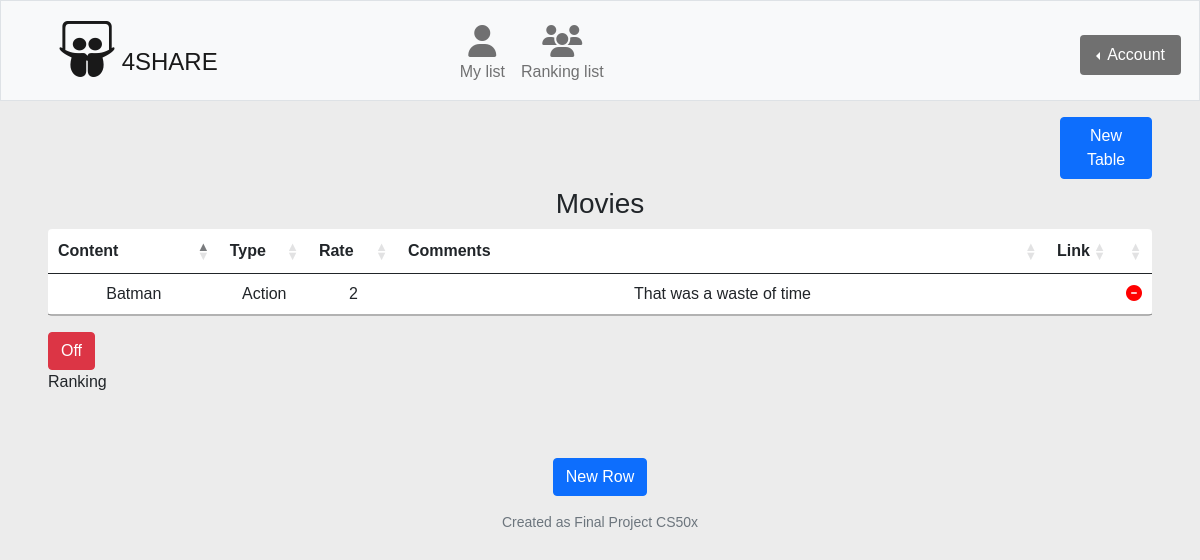
The page /mylist (signed in) on the database its author committed.
### tables this page shows
CREATE TABLE data_user (id_user, id_table INTEGER PRIMARY KEY AUTOINCREMENT NOT NULL, table_name TEXT NOT NULL, content TEXT NOT NULL, type TEXT, rate INTEGER, comment TEXT, link TEXT, bool_ranking INTEGER DEFAULT 0, FOREIGN KEY(id_user) REFERENCES users(id));

### app.py (the view)
@app.route("/mylist")
@login_required
def mylist():
    if not db.execute("SELECT * FROM data_user WHERE id_user = ?", session["user_id"]):
        return render_template("mylist.html")
    else:
        diff_tables = db.execute("SELECT DISTINCT table_name FROM data_user WHERE id_user = ?", session["user_id"])
        data_list = []
        for row in diff_tables:
            data = db.execute("SELECT * FROM data_user WHERE id_user = ? and table_name = ?", session["user_id"], row["table_name"])
            data_dictionary = {"table_data": data,
                                "title": row["table_name"],
                                "active": data[0]["bool_ranking"]}
            data_list.append(data_dictionary)
        return render_template("mylist.html", data=data_list)

### app.py (called while the page is built)
@app.after_request
def after_request(response):
    response.headers["Cache-Control"] = "no-cache, no-store, must-revalidate"
    response.headers["Expires"] = 0
    response.headers["Pragma"] = "no-cache"
    return response

### helpers.py (called while the page is built)
def login_required(f):
    @wraps(f)
    def decorated_function(*args, **kwargs):
        if session.get("user_id") is None:
            return redirect("/login")
        return f(*args, **kwargs)
    return decorated_function

### templates/mylist.html (shortened to what this page needs)
{% extends "layout.html" %}
{% block main %}
<div class="col-1 ms-auto">
<button class="btn btn-primary align-end" type="button" id="createTable">New Table</button>
</div>
    {% if data %}
    {% for module in data %}
    <div class="content mt-2 mb-5">
        <form action="/addlist" method="post">
            <h3><input type="hidden" name="table_name" value="{{ module['title'] }}"></input>{{ module["title"] | capitalize }}</h3>
            <table class="table rounded {{ module['title'] }}" id="tableChange">
                <thead>
                    <tr>
                        <th scope="col" class="col-2">Content</th>
                        <th scope="col" class="col-1">Type</th>
                        <th scope="col" class="col-1">Rate</th>
                        <th scope="col" class="col-8">Comments</th>
                        <th scope="col" class="col-2">Link</th>
                        <th scope="col" class="col-1"></th>
                    </tr>
                </thead>
                <tbody>
                    {% for row in module["table_data"] %}
                    <tr>
                        <td class="align-top">{{ row.content | title }}</td>
                        <td class="align-top">{{ row.type | title }}</td>
                        <td class="align-top">{{ row.rate }}</td>
                        <td class="align-top">{{ row.comment | capitalize }}</td>
                        <td class="align-top"><a target="_blank" href="{{ row.link }}">{% if row.link == "" %}{% else %}Go{% endif %}</a></td>
                        <td><a class="delete" href="/deletelist?id_table={{ row.id_table }}"><i class="fa-solid fa-circle-minus" style="color: red;"></i></a></td>
                    </tr>
                    {% endfor %}
                </tbody>
            </table>
            <div class="d-flex ms-auto mt-3">
            {% if module["active"] == 0 %}
                <a href="/toranking?bool=1"><button type="button" class="btn btn-danger">Off</button></a>
            {% else %}
                <a href="/toranking?bool=1"><button type="button" class="btn btn-success">On</button></a>
            {% endif %}
            </div>
            <div class="d-flex ms-auto"><p>Ranking</p></div>
        </form>
        </div>
        <div class="ml-auto"><button type="button" class="btn btn-primary align-end" type="button" id="createRow">New Row</button></div>
    {% endfor %}
    {% endif %}
{% endblock %}

### static/styles.css (style rules this page uses)
:root { --bMainColor: #ececec; --colorErrorBack: #d0d0d0; --colorErrorBorder: #707070; --colorErrorLetter: black; }
* { font-family: cambria, arial; }
html, main, footer { background-color: var(--bMainColor); }
table { background-color: white; }

### rows shown on the page
data_user: content "Batman", type "Action", rate "2", comment "That was a waste of time"

### other values the page prints
{{ module["title"] | capitalize }} "Movies"
